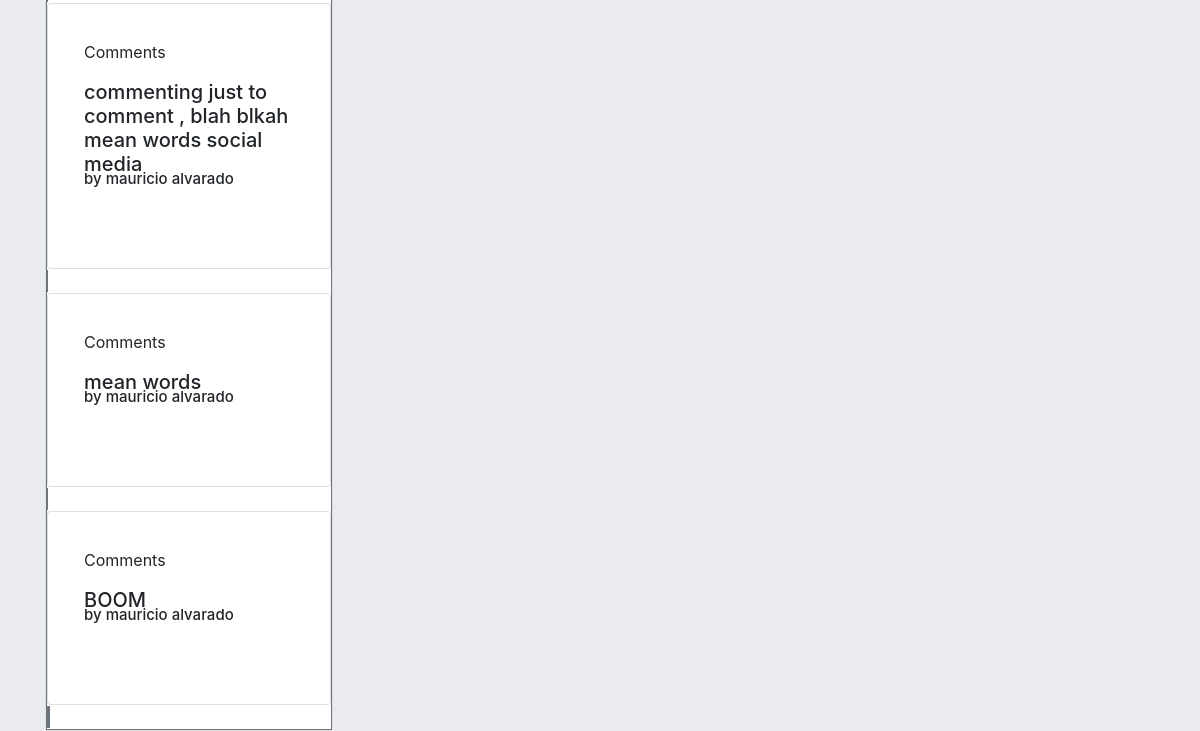
/post/2/ (lower part), run on an earlier commit of the app's database.
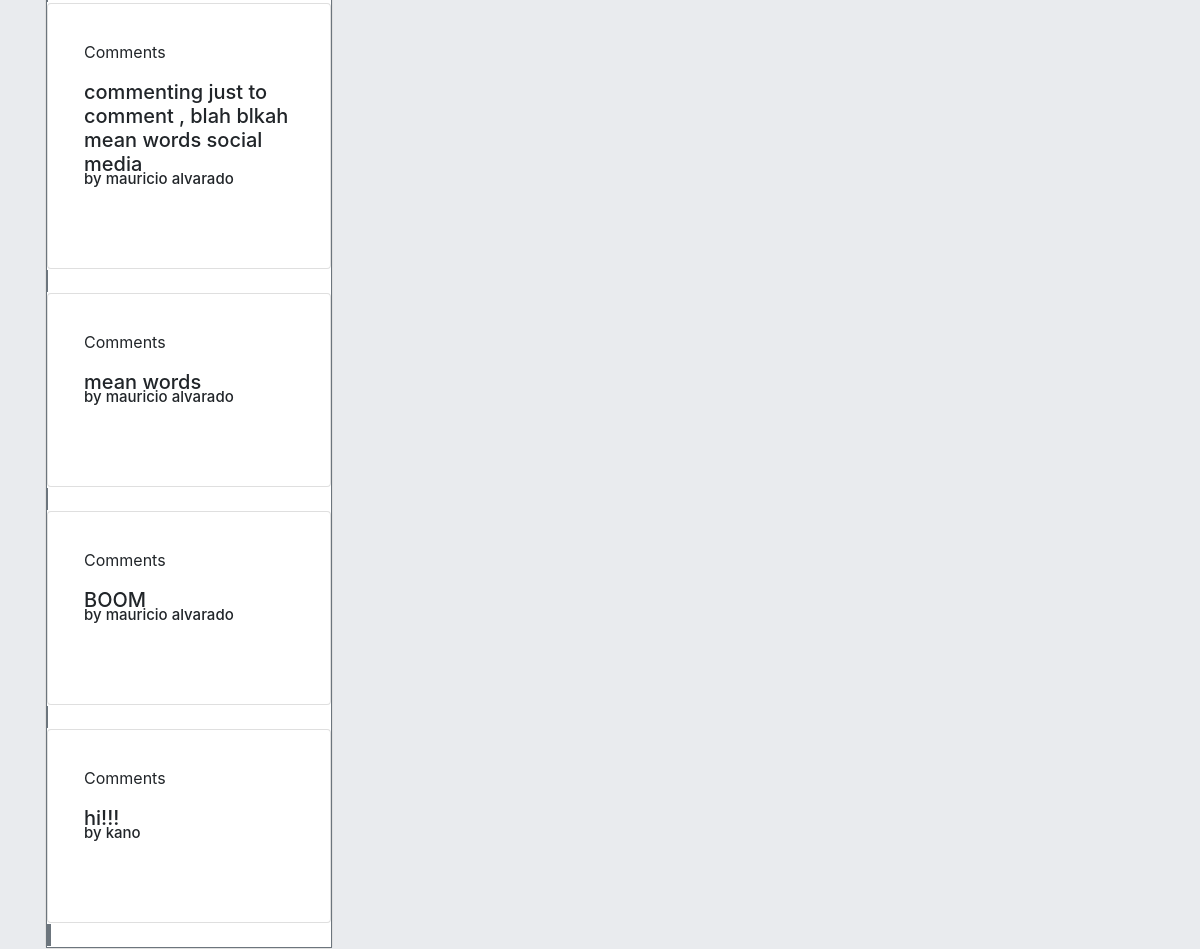
And on a later commit of the database.
### comments/models.py (models this page shows, shortened)
class Comments(models.Model):
	posts = models.ForeignKey(Post, on_delete=models.CASCADE, null=True,
	                          blank=True, related_name='comment_text')
	author = models.ForeignKey('authentication.Author', max_length=200, on_delete=models.CASCADE)
	text = models.TextField()
	created_date = models.DateTimeField(default=timezone.now)
	approved_comment = models.BooleanField(default=False)

### authentication/models.py (models this page shows, shortened)
class Author(AbstractBaseUser):
    name = models.CharField(max_length=50)
    username = models.CharField(max_length=50, unique=True)
    slug = models.SlugField(null=False, unique=True)
    email = models.EmailField(max_length=100, unique=True)
    active = models.BooleanField(default=True)
    staff = models.BooleanField(default=False)
    admin = models.BooleanField(default=False)
    following = models.ManyToManyField(
        'self',
        related_name="following"
    )
    USERNAME_FIELD = 'username'
    REQUIRED_FIELDS = ['email', 'name']
    def __str__(self):
        return self.name
    objects = AuthorManager()

### insta_backend/views.py (the view)
# urls.py: path("post/<int:id>/", post_detail, name="post_detail"),
def post_detail(request, id):
    html = "post_detail.html"
    post = Post.objects.get(id=id)
    comments = Comments.objects.filter(posts=post)
    return render(request, html, {'post': post, 'comments': comments})

### authentication/templates/post_detail.html (shortened to what this page needs)
{% extends 'base.html' %}
{% block content %}
<div class="card" style="width: 18rem;">
    {% load static %}
        <br>
    {% for comment in comments %}
      <span class="border border-secondary">
    <div class="card">
        <div class="card-body"><div class="shadow p-3 mb-5 bg-white rounded"><p class="user-select-all">Comments</p>
    <h5>{{comment.text}} <br> <sub>by {{comment.author}}</sub></h5></span>
  </div></div>
    {% endfor %}
{% endblock %}

What changed in the data, as far as the page shows it:
added Comments: text "hi!!!", author "kano"
